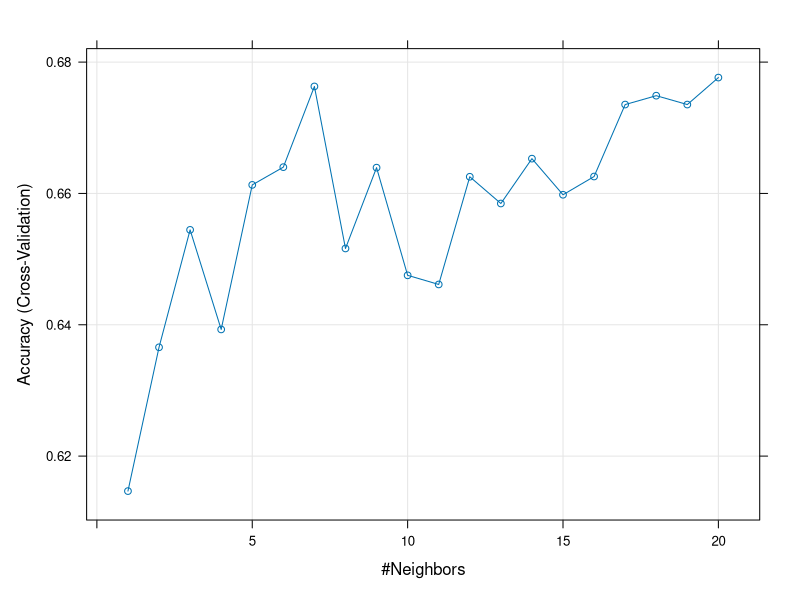

Recreate this plot in R.
#En este reto guiado utilizaremos el paquete de PimaIndiansDiabetes2, para predecir si una persona
#es diabética o no. Es decir, estaremos realizando una una tarea de clasificación.

#Para ello vamos a entrenar dos modelos distintos basados en dos algoritmos diferentes:
#KNN y Regresión logística

#El algoritmo KNN los indicará si una persona es diabética o no en función a los vecinos cercanos.
#Si los vecinos cercanos son diabéticos, establecerá que la variable a evaluar también lo es.

#El modelo de regresión logística se basa en que la variable de respuesta es dicotómica o binaria,
#es decir, tiene dos categorías posibles. En este caso sí o no.

#El dataset PimaIndiansDiabetes2 se encuentra en el paquete mlbench
install.packages("mlbench")
library(mlbench)
data("PimaIndiansDiabetes2", package = "mlbench")
head(PimaIndiansDiabetes2)

#Primero vamos a hacer el tratamiento de los datos, concretamente la partición de los mismos. Primero
#necesitamos cargar la librería caret, que nos aporta las funciones necesarias para machine learning,
#entre ellas, funciones para el pre-procesado de los datos.

library(caret)
library(dplyr)

set.seed(123) #creamos la semilla de la aleatoriedad, para que el experimento sea reproducible.

datos <- PimaIndiansDiabetes2 %>% select(pregnant,pressure,mass,pedigree,age,diabetes) %>% na.omit()

index <- createDataPartition(datos$diabetes,
                                 p=0.7,
                                 list=FALSE)
train_set <- datos[index,]
test_set <- datos[-index,]

#Regresión logística

#Definimos nuestra función de control, que irá ajustando el modelo probando con diferentes valores
#para cada parámetro hasta conseguir los más óptimos (mayor precisión del modelo para predecir outcome)

ctr <- trainControl(method="cv",number=10,verboseIter=TRUE)


lr_model <- train(diabetes~.,
                  method="glm",
                  data=datos,
                  trControl = ctr)

?predict

lr_model_prediction <- predict(lr_model,test_set)

confusionMatrix(lr_model_prediction,test_set$diabetes) #De 143 negativos ha clasificado 123 como negativos. Por otro lado, de 75 positivos ha clasificado 30 positivos y 45 negativos.

#KNN


knn_model <- train(diabetes~.,
                  method="knn",
                  data=datos,
                  trControl = ctr,
                  tuneGrid = expand.grid(k=seq(1,20,1)))

?predict

knn_model_prediction <- predict(knn_model,test_set)

confusionMatrix(knn_model_prediction,test_set$diabetes) #De 143 negativos ha clasificado 123 como negativos. Por otro lado, de 75 positivos ha clasificado 29 positivos y 46 negativos.

knn_model

plot(knn_model) 

#Para evaluar qué modelo se comporta mejor para este escenario, mediremos qué modelo detecta el
#mayor número de casos positivos. Para ello tendremos que fijarnos en el valor de "Specificity"
#o especificidad de la matriz de confusión.

#A través del análisis de los valores que nos ofrece la matriz de confusión, podemos ver que el
#modelo de regresión logística se comporta mejor que el modelo de KNN, ya que obtenemos un valor
#superior de especificidad, indicando que detecta mayor número de positivos.